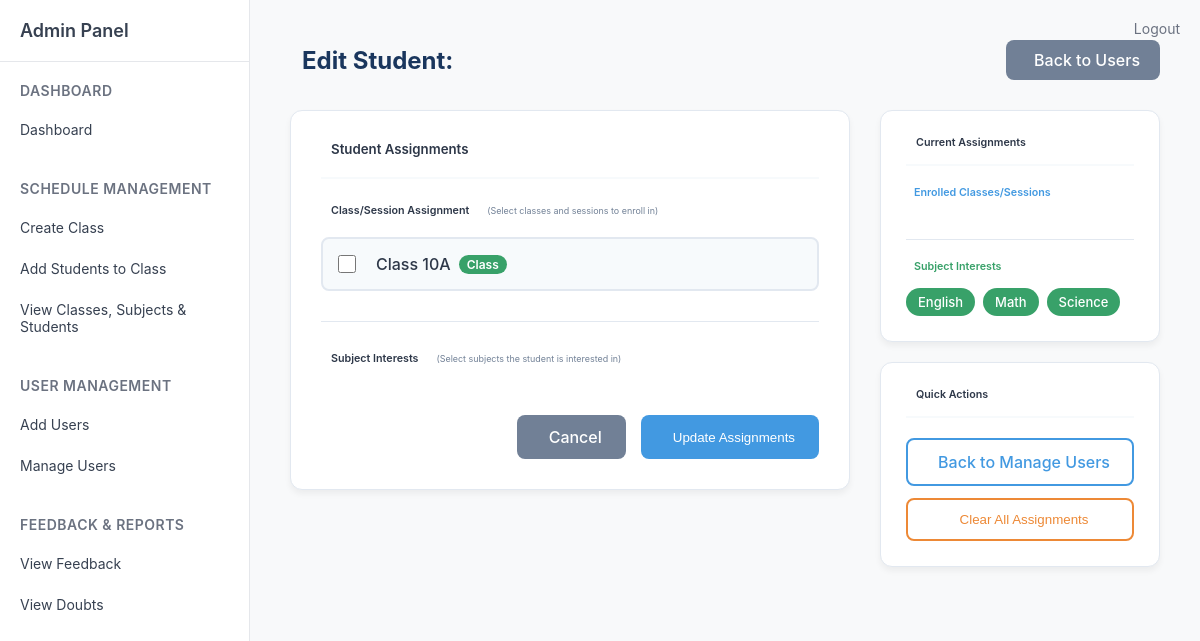
/admin/edit_student/3 (signed in), run on the app's committed database.
### tables this page shows
CREATE TABLE classes (
            id INTEGER PRIMARY KEY AUTOINCREMENT,
            name TEXT NOT NULL,
            type TEXT DEFAULT 'regular',
            description TEXT,
            grade_level TEXT,
            section TEXT,
            schedule_days TEXT,
            schedule_time_start TEXT,
            schedule_time_end TEXT,
            schedule_pdf_path TEXT,
            room_number TEXT,
            max_students INTEGER DEFAULT 30,
            status TEXT DEFAULT 'active',
            created_by INTEGER,
            created_on DATETIME DEFAULT CURRENT_TIMESTAMP,
            updated_by INTEGER,
            updated_on DATETIME,
            FOREIGN KEY (created_by) REFERENCES users(id),
            FOREIGN KEY (updated_by) REFERENCES users(id)
        );

CREATE TABLE student_subjects (
            id INTEGER PRIMARY KEY AUTOINCREMENT,
            student_id INTEGER NOT NULL,
            subject_name TEXT NOT NULL,
            assigned_by INTEGER,
            assigned_on DATETIME DEFAULT CURRENT_TIMESTAMP,
            FOREIGN KEY (student_id) REFERENCES users(id),
            FOREIGN KEY (assigned_by) REFERENCES users(id),
            UNIQUE(student_id, subject_name)
        );

### routes/admin.py (the view)
@admin_bp.route('/edit_student/<int:student_id>')
def edit_student(student_id):
    if 'role' not in session or session['role'] != 'admin':
        return redirect(url_for('auth.login'))
    conn = get_db()
    cur = conn.cursor()
    cur.execute('SELECT username FROM users WHERE id = ?', (student_id,))
    student = cur.fetchone()
    if not student:
        flash('Student not found!', 'error')
        return redirect(url_for('admin.manage_users'))
    cur.execute('SELECT id, name, type FROM classes WHERE status = "active" ORDER BY name')
    all_classes = cur.fetchall()
    cur.execute('''
        SELECT c.id, c.name, c.type
        FROM classes c
        JOIN student_class_map scm ON c.id = scm.class_id
        WHERE scm.student_id = ?
        ORDER BY c.name
    ''', (student_id,))
    assigned_classes = cur.fetchall()
    cur.execute('SELECT DISTINCT name FROM subjects ORDER BY name')
    all_subjects_data = cur.fetchall()
    all_subjects = [row[0] for row in all_subjects_data]
    cur.execute('SELECT subject_name FROM student_subjects WHERE student_id = ? ORDER BY subject_name', (student_id,))
    assigned_subjects_data = cur.fetchall()
    assigned_subjects = [row[0] for row in assigned_subjects_data]
    conn.close()
    return render_template('admin/edit_student.html',
                         student_id=student_id,
                         student_username=student[0],
                         all_classes=all_classes,
                         assigned_classes=assigned_classes,
                         all_subjects=all_subjects,
                         assigned_subjects=assigned_subjects)

### routes/admin.py (called while the page is built)
def get_db():
    return sqlite3.connect('users.db')

### templates/admin/edit_student.html (shortened to what this page needs)
{% extends 'admin/sidebar.html' %}
{% block content %}
<div style="display: flex; justify-content: space-between; align-items: center; margin-bottom: 30px;">
    <h2 style="color: #1a365d; font-weight: 700; margin: 0; display: flex; align-items: center; gap: 12px;">
        Edit Student: {{ student_name }}
    </h2>
    <a href="{{ url_for('admin.manage_users') }}"
       style="display: inline-flex; align-items: center; gap: 8px; padding: 10px 20px; background: #718096; color: white; text-decoration: none; border-radius: 8px; font-weight: 500; transition: all 0.2s ease; border: none;"
       onmouseover="this.style.background='#4a5568'"
       onmouseout="this.style.background='#718096'">
         Back to Users
    </a>
</div>
<div style="display: grid; grid-template-columns: 2fr 1fr; gap: 30px; margin-top: 20px;">
    <div>
        <div style="background: white; border-radius: 12px; padding: 30px; box-shadow: 0 4px 6px rgba(0, 0, 0, 0.05); border: 1px solid #e2e8f0;">
            <div style="margin-bottom: 25px; padding-bottom: 20px; border-bottom: 2px solid #f7fafc;">
                <h5 style="margin: 0; color: #2d3748; font-weight: 600; display: flex; align-items: center; gap: 10px;">
                    Student Assignments
                </h5>
            </div>
            <div>
                <form method="POST">
                    <div style="margin-bottom: 30px;">
                        <h6 style="margin-bottom: 20px; color: #2d3748; font-weight: 600; display: flex; align-items: center; gap: 10px;">
                            Class/Session Assignment
                            <small style="color: #718096; font-weight: 400; margin-left: 8px;">(Select classes and sessions to enroll in)</small>
                        </h6>
                        {% if all_classes %}
                            <div style="display: grid; grid-template-columns: repeat(auto-fit, minmax(300px, 1fr)); gap: 15px;">
                                {% for class in all_classes %}
                                <div>
                                    <label style="display: flex; align-items: center; gap: 12px; padding: 15px; border: 2px solid #e2e8f0; border-radius: 8px; cursor: pointer; transition: all 0.2s ease; background: #f7fafc;"
                                           onmouseover="if (!this.querySelector('input').checked) this.style.borderColor='#4299e1'; if (!this.querySelector('input').checked) this.style.background='#ebf8ff'"
                                           onmouseout="if (!this.querySelector('input').checked) this.style.borderColor='#e2e8f0'; if (!this.querySelector('input').checked) this.style.background='#f7fafc'">
                                        <input type="checkbox" name="classes" value="{{ class[0] }}"
                                               id="class_{{ class[0] }}"
                                               style="width: 18px; height: 18px; accent-color: #4299e1;"
                                               onchange="if (this.checked) { this.parentElement.style.borderColor='#4299e1'; this.parentElement.style.background='#ebf8ff'; } else { this.parentElement.style.borderColor='#e2e8f0'; this.parentElement.style.background='#f7fafc'; }">
                                        <span style="color: #2d3748; font-weight: 500; display: flex; align-items: center; gap: 8px;">
                                            {% if class[2] == 'session' %}
                                                <i class="bi bi-calendar-event" style="color: #4299e1;"></i> {{ class[1] }}
                                                <span style="background: #4299e1; color: white; padding: 2px 8px; border-radius: 12px; font-size: 12px; font-weight: 600;">Session</span>
                                            {% else %}
                                                 {{ class[1] }}
                                                <span style="background: #38a169; color: white; padding: 2px 8px; border-radius: 12px; font-size: 12px; font-weight: 600;">Class</span>
                                            {% endif %}
                                        </span>
                                    </label>
                                </div>
                                {% endfor %}
                            </div>
                        {% else %}
                            <div style="padding: 20px; background: #e6fffa; border: 1px solid #81e6d9; border-radius: 8px; color: #234e52;">
                                <i class="bi bi-info-circle" style="margin-right: 8px;"></i>
                                No classes/sessions available. Please create them first.
                            </div>
                        {% endif %}
                    </div>
                    <hr style="border: none; border-top: 1px solid #e2e8f0; margin: 30px 0;">
                    <div style="margin-bottom: 30px;">
                        <h6 style="margin-bottom: 20px; color: #2d3748; font-weight: 600; display: flex; align-items: center; gap: 10px;">
                            Subject Interests
                            <small style="color: #718096; font-weight: 400; margin-left: 8px;">(Select subjects the student is interested in)</small>
                        </h6>
                    </div>
                    <div style="display: flex; justify-content: flex-end; gap: 15px; margin-top: 30px;">
                        <a href="{{ url_for('admin.manage_users') }}"
                           style="display: inline-flex; align-items: center; gap: 8px; padding: 12px 24px; background: #718096; color: white; text-decoration: none; border-radius: 8px; font-weight: 500; transition: all 0.2s ease;"
                           onmouseover="this.style.background='#4a5568'"
                           onmouseout="this.style.background='#718096'">
                             Cancel
                        </a>
                        <button type="submit"
                                style="display: inline-flex; align-items: center; gap: 8px; padding: 12px 24px; background: #4299e1; color: white; border: none; border-radius: 8px; font-weight: 500; cursor: pointer; transition: all 0.2s ease;"
                                onmouseover="this.style.background='#3182ce'"
                                onmouseout="this.style.background='#4299e1'">
                             Update Assignments
                        </button>
                    </div>
                </form>
            </div>
        </div>
    </div>
    <div>
        <div style="background: white; border-radius: 12px; padding: 25px; box-shadow: 0 4px 6px rgba(0, 0, 0, 0.05); border: 1px solid #e2e8f0; margin-bottom: 20px;">
            <div style="margin-bottom: 20px; padding-bottom: 15px; border-bottom: 2px solid #f7fafc;">
                <h6 style="margin: 0; color: #2d3748; font-weight: 600; display: flex; align-items: center; gap: 10px;">
                    Current Assignments
                </h6>
            </div>
            <div>
                <div style="margin-bottom: 25px;">
                    <h6 style="color: #4299e1; margin-bottom: 15px; font-weight: 600; display: flex; align-items: center; gap: 8px;">
                         Enrolled Classes/Sessions
                    </h6>
                </div>
                <hr style="border: none; border-top: 1px solid #e2e8f0; margin: 20px 0;">
                <div style="margin-bottom: 0;">
                    <h6 style="color: #38a169; margin-bottom: 15px; font-weight: 600; display: flex; align-items: center; gap: 8px;">
                         Subject Interests
                    </h6>
                    {% if assigned_subjects %}
                        <div style="display: flex; flex-wrap: wrap; gap: 8px;">
                            {% for subject in assigned_subjects %}
                            <span style="background: #38a169; color: white; padding: 6px 12px; border-radius: 16px; font-size: 13px; font-weight: 500;">{{ subject }}</span>
                            {% endfor %}
                        </div>
                    {% else %}
                        <p style="color: #718096; margin: 0; display: flex; align-items: center; gap: 8px;">
                            <i class="bi bi-dash"></i> No subjects selected
                        </p>
                    {% endif %}
                </div>
            </div>
        </div>
        <div style="background: white; border-radius: 12px; padding: 25px; box-shadow: 0 4px 6px rgba(0, 0, 0, 0.05); border: 1px solid #e2e8f0;">
            <div style="margin-bottom: 20px; padding-bottom: 15px; border-bottom: 2px solid #f7fafc;">
                <h6 style="margin: 0; color: #2d3748; font-weight: 600; display: flex; align-items: center; gap: 10px;">
                    Quick Actions
                </h6>
            </div>
            <div style="display: flex; flex-direction: column; gap: 12px;">
                <a href="{{ url_for('admin.manage_users') }}"
                   style="display: inline-flex; align-items: center; gap: 8px; padding: 12px 16px; background: transparent; color: #4299e1; text-decoration: none; border: 2px solid #4299e1; border-radius: 8px; font-weight: 500; transition: all 0.2s ease; text-align: center; justify-content: center;"
                   onmouseover="this.style.background='#4299e1'; this.style.color='white'"
                   onmouseout="this.style.background='transparent'; this.style.color='#4299e1'">
                     Back to Manage Users
                </a>
                <button onclick="clearAllAssignments()"
                        style="display: inline-flex; align-items: center; gap: 8px; padding: 12px 16px; background: transparent; color: #ed8936; border: 2px solid #ed8936; border-radius: 8px; font-weight: 500; cursor: pointer; transition: all 0.2s ease; justify-content: center;"
                        onmouseover="this.style.background='#ed8936'; this.style.color='white'"
                        onmouseout="this.style.background='transparent'; this.style.color='#ed8936'">
                     Clear All Assignments
                </button>
            </div>
        </div>
    </div>
</div>
{% endblock %}

### templates/admin/sidebar.html (style rules this page uses)
* { margin: 0; padding: 0; box-sizing: border-box; }
body { font-family: -apple-system, BlinkMacSystemFont, 'Segoe UI', Roboto, sans-serif; background-color: #f8f9fa; color: #333; }

### data on the page
classes: name "Class 10A"
student_subjects: subject_name "English"
student_subjects: subject_name "Math"
student_subjects: subject_name "Science"
